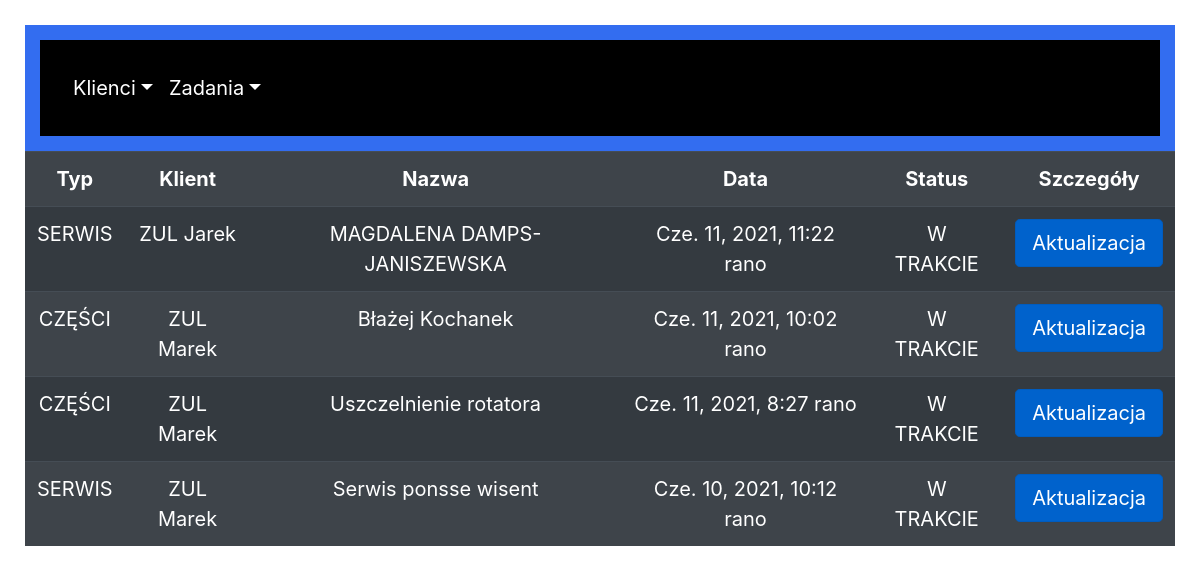
The app's page /tasks_list_in_progress/ with its own data.
### crm/models.py (models this page shows, shortened)
class Task(models.Model):
    TYPE = (
        ('SERWIS','SERWIS'),
        ('CZĘŚCI','CZĘŚCI'),
        ('MASZYNY','MASZYNY'),
    )
    STATUS = (
        ('NOWE', 'NOWE'),
        ('W TRAKCIE', 'W TRAKCIE'),
        ('ZAKOŃCZONE', 'ZAKOŃCZONE'),
    )
    type = models.CharField(max_length=100, choices=TYPE, verbose_name='Typ')
    name = models.CharField(max_length=200, verbose_name='Nazwa')
    date = models.DateTimeField(default=timezone.now)
    end_date = models.DateTimeField(null=True)
    client = models.ForeignKey(Client, on_delete=models.CASCADE)
    status = models.CharField(max_length=200, choices=STATUS, default='NOWE')
    comments = models.CharField(max_length=500, blank=True)
    success = models.BooleanField(null=True)
    owner = models.ForeignKey(User, on_delete=models.CASCADE, null=True)

class Client(models.Model):
    name = models.CharField(max_length=200, verbose_name='Nazwa')
    vat_number = models.CharField(max_length=13, verbose_name='NIP')
    contact_person = models.CharField(max_length=30, verbose_name='Osoba kontaktowa')
    phone_number = models.CharField(max_length=11, verbose_name='Numer telefonu')
    e_mail = models.EmailField(blank=True, verbose_name='Adres e-mail')
    comments = models.CharField(max_length=500, blank=True, verbose_name='Komentarz')
    vip = models.BooleanField()
    date = models.DateTimeField(default=timezone.now)
    def __str__(self):
        return str(self.name)

### crm/views.py (the view)
# urls.py: path('tasks_list_in_progress/', views.tasks_list_in_progress, name='tasks_list_in_progress'),
def tasks_list_in_progress(request):
    task_list = Task.objects.filter(status='W TRAKCIE').order_by('-date')
    context = {'task_list': task_list}
    return render(request, 'crm/tasks_list_in_progress.html', context)

### crm/templates/crm/tasks_list_in_progress.html (shortened to what this page needs)
{% extends "crm/base.html" %}
{% block content %}
<table class="table table-dark table-striped">
          <tr>
              <th>Typ</th>
              <th>Klient</th>
              <th>Nazwa</th>
              <th>Data</th>
              <th>Status</th>
              <th>Szczegóły</th>
          </tr>
          <tr>
          {% for task in task_list %}
              <td> {{ task.type }} </td>
              <td> {{ task.client }} </td>
              <td> {{ task.name }} </td>
              <td> {{ task.date }} </td>
              <td> {{ task.status }} </td>
              <td><a href="{% url 'crm:task_progress' task.id %}" class="btn btn-primary btn-lg active" role="button" aria-pressed="true">Aktualizacja</a></td>
          </tr>
          {% endfor %}
    </table>
{% endblock content %}

### crm/static/css/style.css (style rules this page uses)
body { text-align: center; margin-top: 25px; margin-bottom: 25px; margin-left: 25px; margin-right: 25px; font-size: 20px; }
a { color: #ffff; }

### records on screen
Task: type "SERWIS", client "ZUL Jarek", name "MAGDALENA DAMPS-JANISZEWSKA", date "Cze. 11, 2021, 11:22 rano", status "W TRAKCIE"
Task: type "CZĘŚCI", client "ZUL Marek", name "Błażej Kochanek", date "Cze. 11, 2021, 10:02 rano", status "W TRAKCIE"
Task: type "CZĘŚCI", client "ZUL Marek", name "Uszczelnienie rotatora", date "Cze. 11, 2021, 8:27 rano", status "W TRAKCIE"
Task: type "SERWIS", client "ZUL Marek", name "Serwis ponsse wisent", date "Cze. 10, 2021, 10:12 rano", status "W TRAKCIE"
